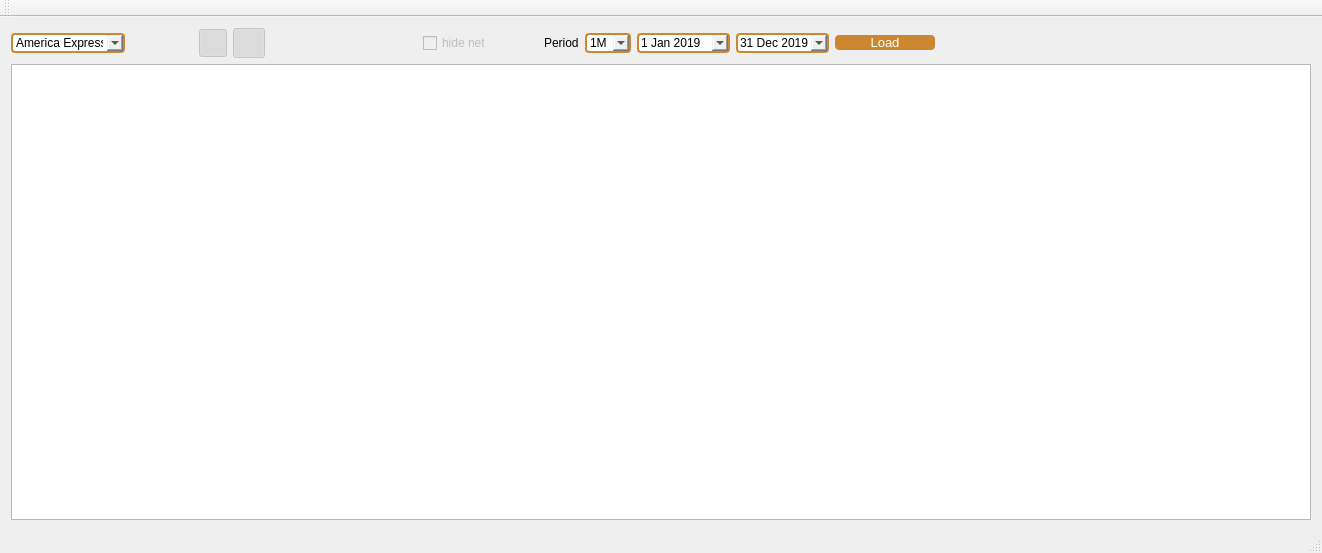
<?xml version="1.0" encoding="UTF-8"?>
<ui version="4.0">
 <class>MainWindow</class>
 <widget class="QMainWindow" name="MainWindow">
  <property name="geometry">
   <rect>
    <x>0</x>
    <y>0</y>
    <width>1322</width>
    <height>553</height>
   </rect>
  </property>
  <property name="windowTitle">
   <string>Charts</string>
  </property>
  <property name="windowIcon">
   <iconset>
    <normaloff>Images/bar-chart1.png</normaloff>Images/bar-chart1.png</iconset>
  </property>
  <widget class="QWidget" name="centralWidget">
   <layout class="QVBoxLayout" name="verticalLayout_2">
    <item>
     <layout class="QHBoxLayout" name="horizontalLayout">
      <item>
       <widget class="QComboBox" name="comboName">
        <property name="styleSheet">
         <string notr="true">QComboBox{
border: 2px solid #cd8731;
border-radius: 4px;
}
QComboBox:hover{
border: 2px solid rgb(229,161,87);
border-radius: 4px;
}
</string>
        </property>
        <property name="currentIndex">
         <number>1</number>
        </property>
        <item>
         <property name="text">
          <string/>
         </property>
        </item>
        <item>
         <property name="text">
          <string>America Express</string>
         </property>
        </item>
        <item>
         <property name="text">
          <string>3M</string>
         </property>
        </item>
       </widget>
      </item>
      <item>
       <widget class="QWidget" name="widgetManage" native="true">
        <property name="enabled">
         <bool>false</bool>
        </property>
        <layout class="QHBoxLayout" name="horizontalLayout_3">
         <property name="leftMargin">
          <number>0</number>
         </property>
         <property name="topMargin">
          <number>0</number>
         </property>
         <property name="rightMargin">
          <number>0</number>
         </property>
         <property name="bottomMargin">
          <number>0</number>
         </property>
         <item>
          <widget class="QPushButton" name="pushButtonATR">
           <property name="maximumSize">
            <size>
             <width>28</width>
             <height>16777215</height>
            </size>
           </property>
           <property name="toolTip">
            <string>Average true range line</string>
           </property>
           <property name="text">
            <string/>
           </property>
           <property name="icon">
            <iconset resource="rsc.qrc">
             <normaloff>:/Images/atrchart.ico</normaloff>:/Images/atrchart.ico</iconset>
           </property>
           <property name="iconSize">
            <size>
             <width>24</width>
             <height>24</height>
            </size>
           </property>
           <property name="checkable">
            <bool>false</bool>
           </property>
           <property name="flat">
            <bool>true</bool>
           </property>
          </widget>
         </item>
         <item>
          <widget class="QPushButton" name="pushButtonCursor">
           <property name="sizePolicy">
            <sizepolicy hsizetype="Fixed" vsizetype="Fixed">
             <horstretch>32</horstretch>
             <verstretch>32</verstretch>
            </sizepolicy>
           </property>
           <property name="maximumSize">
            <size>
             <width>28</width>
             <height>28</height>
            </size>
           </property>
           <property name="toolTip">
            <string>Cross cursor</string>
           </property>
           <property name="text">
            <string/>
           </property>
           <property name="icon">
            <iconset>
             <normaloff>Images/crossCursor.ico</normaloff>Images/crossCursor.ico</iconset>
           </property>
           <property name="iconSize">
            <size>
             <width>24</width>
             <height>24</height>
            </size>
           </property>
           <property name="checkable">
            <bool>true</bool>
           </property>
           <property name="flat">
            <bool>true</bool>
           </property>
          </widget>
         </item>
         <item>
          <widget class="QPushButton" name="pushButtonArrow">
           <property name="maximumSize">
            <size>
             <width>28</width>
             <height>28</height>
            </size>
           </property>
           <property name="toolTip">
            <string>Arrow cursor</string>
           </property>
           <property name="text">
            <string/>
           </property>
           <property name="icon">
            <iconset resource="rsc.qrc">
             <normaloff>:/Images/arrow.ico</normaloff>:/Images/arrow.ico</iconset>
           </property>
           <property name="iconSize">
            <size>
             <width>24</width>
             <height>24</height>
            </size>
           </property>
           <property name="checkable">
            <bool>true</bool>
           </property>
           <property name="checked">
            <bool>true</bool>
           </property>
           <property name="flat">
            <bool>true</bool>
           </property>
          </widget>
         </item>
         <item>
          <widget class="QPushButton" name="pushButtonCandle">
           <property name="maximumSize">
            <size>
             <width>32</width>
             <height>32</height>
            </size>
           </property>
           <property name="toolTip">
            <string>Japanese canhdlestick graphic</string>
           </property>
           <property name="text">
            <string/>
           </property>
           <property name="icon">
            <iconset resource="rsc.qrc">
             <normaloff>:/Images/barchart.ico</normaloff>:/Images/barchart.ico</iconset>
           </property>
           <property name="iconSize">
            <size>
             <width>24</width>
             <height>24</height>
            </size>
           </property>
           <property name="checkable">
            <bool>true</bool>
           </property>
           <property name="checked">
            <bool>true</bool>
           </property>
           <property name="flat">
            <bool>true</bool>
           </property>
          </widget>
         </item>
         <item>
          <widget class="QPushButton" name="pushButtonLine">
           <property name="maximumSize">
            <size>
             <width>32</width>
             <height>32</height>
            </size>
           </property>
           <property name="toolTip">
            <string>Line graphic</string>
           </property>
           <property name="text">
            <string/>
           </property>
           <property name="icon">
            <iconset resource="rsc.qrc">
             <normaloff>:/Images/linechart.ico</normaloff>:/Images/linechart.ico</iconset>
           </property>
           <property name="iconSize">
            <size>
             <width>24</width>
             <height>24</height>
            </size>
           </property>
           <property name="checkable">
            <bool>true</bool>
           </property>
           <property name="flat">
            <bool>true</bool>
           </property>
          </widget>
         </item>
         <item>
          <widget class="QPushButton" name="pushButtonBar">
           <property name="maximumSize">
            <size>
             <width>32</width>
             <height>32</height>
            </size>
           </property>
           <property name="toolTip">
            <string>Bar graphic</string>
           </property>
           <property name="text">
            <string/>
           </property>
           <property name="icon">
            <iconset resource="rsc.qrc">
             <normaloff>:/Images/barchart2.ico</normaloff>:/Images/barchart2.ico</iconset>
           </property>
           <property name="iconSize">
            <size>
             <width>24</width>
             <height>24</height>
            </size>
           </property>
           <property name="checkable">
            <bool>true</bool>
           </property>
           <property name="flat">
            <bool>true</bool>
           </property>
          </widget>
         </item>
         <item>
          <widget class="QPushButton" name="pushButtonVolume">
           <property name="maximumSize">
            <size>
             <width>32</width>
             <height>32</height>
            </size>
           </property>
           <property name="toolTip">
            <string>Value graphic</string>
           </property>
           <property name="text">
            <string/>
           </property>
           <property name="icon">
            <iconset resource="rsc.qrc">
             <normaloff>:/Images/volume.ico</normaloff>:/Images/volume.ico</iconset>
           </property>
           <property name="iconSize">
            <size>
             <width>24</width>
             <height>24</height>
            </size>
           </property>
           <property name="checkable">
            <bool>true</bool>
           </property>
           <property name="flat">
            <bool>true</bool>
           </property>
          </widget>
         </item>
         <item>
          <widget class="QPushButton" name="pushButtonVolume_2">
           <property name="maximumSize">
            <size>
             <width>32</width>
             <height>32</height>
            </size>
           </property>
           <property name="toolTip">
            <string>Value graphic 2</string>
           </property>
           <property name="text">
            <string/>
           </property>
           <property name="icon">
            <iconset resource="rsc.qrc">
             <normaloff>:/Images/volume2.ico</normaloff>:/Images/volume2.ico</iconset>
           </property>
           <property name="iconSize">
            <size>
             <width>24</width>
             <height>24</height>
            </size>
           </property>
           <property name="checkable">
            <bool>true</bool>
           </property>
           <property name="flat">
            <bool>true</bool>
           </property>
          </widget>
         </item>
         <item>
          <widget class="QCheckBox" name="checkBoxNet">
           <property name="text">
            <string>hide net</string>
           </property>
          </widget>
         </item>
         <item>
          <widget class="QPushButton" name="pushButtonFibbonacci">
           <property name="toolTip">
            <string>Fibbonacсi lines</string>
           </property>
           <property name="text">
            <string/>
           </property>
           <property name="icon">
            <iconset resource="rsc.qrc">
             <normaloff>:/Images/fibbonacci.ico</normaloff>:/Images/fibbonacci.ico</iconset>
           </property>
           <property name="checkable">
            <bool>true</bool>
           </property>
           <property name="flat">
            <bool>true</bool>
           </property>
          </widget>
         </item>
        </layout>
       </widget>
      </item>
      <item>
       <widget class="QLabel" name="label">
        <property name="text">
         <string>Period</string>
        </property>
       </widget>
      </item>
      <item>
       <widget class="QComboBox" name="comboBox">
        <property name="styleSheet">
         <string notr="true">QComboBox{
border: 2px solid #cd8731;
border-radius: 4px;
}
QComboBox:hover{
border: 2px solid rgb(229,161,87);
border-radius: 4px;
}
</string>
        </property>
        <property name="currentIndex">
         <number>1</number>
        </property>
        <item>
         <property name="text">
          <string/>
         </property>
        </item>
        <item>
         <property name="text">
          <string>1M</string>
         </property>
        </item>
        <item>
         <property name="text">
          <string>15M</string>
         </property>
        </item>
        <item>
         <property name="text">
          <string>30M</string>
         </property>
        </item>
        <item>
         <property name="text">
          <string>H</string>
         </property>
        </item>
        <item>
         <property name="text">
          <string>D</string>
         </property>
        </item>
        <item>
         <property name="text">
          <string>W</string>
         </property>
        </item>
        <item>
         <property name="text">
          <string>M</string>
         </property>
        </item>
       </widget>
      </item>
      <item>
       <widget class="QDateEdit" name="dateFrom">
        <property name="styleSheet">
         <string notr="true">QDateEdit{
border: 2px solid #cd8731;
border-radius: 4px;
}
QDateEdit:hover{
border: 2px solid rgb(229,161,87);
border-radius: 4px;
}
</string>
        </property>
        <property name="dateTime">
         <datetime>
          <hour>0</hour>
          <minute>0</minute>
          <second>0</second>
          <year>2019</year>
          <month>1</month>
          <day>1</day>
         </datetime>
        </property>
        <property name="maximumDate">
         <date>
          <year>2019</year>
          <month>12</month>
          <day>31</day>
         </date>
        </property>
        <property name="minimumDate">
         <date>
          <year>2017</year>
          <month>1</month>
          <day>1</day>
         </date>
        </property>
        <property name="calendarPopup">
         <bool>true</bool>
        </property>
       </widget>
      </item>
      <item>
       <widget class="QDateEdit" name="dateTo">
        <property name="styleSheet">
         <string notr="true">QDateEdit{
border: 2px solid #cd8731;
border-radius: 4px;
}
QDateEdit:hover{
border: 2px solid rgb(229,161,87);
border-radius: 4px;
}
</string>
        </property>
        <property name="dateTime">
         <datetime>
          <hour>0</hour>
          <minute>0</minute>
          <second>0</second>
          <year>2019</year>
          <month>12</month>
          <day>31</day>
         </datetime>
        </property>
        <property name="maximumDate">
         <date>
          <year>2019</year>
          <month>12</month>
          <day>31</day>
         </date>
        </property>
        <property name="minimumDate">
         <date>
          <year>2017</year>
          <month>1</month>
          <day>1</day>
         </date>
        </property>
        <property name="calendarPopup">
         <bool>true</bool>
        </property>
       </widget>
      </item>
      <item>
       <widget class="QPushButton" name="LoadButton">
        <property name="minimumSize">
         <size>
          <width>100</width>
          <height>0</height>
         </size>
        </property>
        <property name="styleSheet">
         <string notr="true">QPushButton {
background-color: #cd8731;
border-radius: 4px;
color: #ffffff;
font-size: 10pt;
border: none;
}
QPushButton:hover {
background-color: rgb(229,161,87);
border-radius: 4px;
color: #ffffff;
font-size: 10pt;
border: none;
}</string>
        </property>
        <property name="text">
         <string>Load</string>
        </property>
       </widget>
      </item>
      <item>
       <spacer name="horizontalSpacer">
        <property name="orientation">
         <enum>Qt::Horizontal</enum>
        </property>
        <property name="sizeHint" stdset="0">
         <size>
          <width>13</width>
          <height>30</height>
         </size>
        </property>
       </spacer>
      </item>
     </layout>
    </item>
    <item>
     <widget class="QWidget" name="widget" native="true">
      <layout class="QVBoxLayout" name="verticalLayout">
       <property name="spacing">
        <number>0</number>
       </property>
       <property name="leftMargin">
        <number>0</number>
       </property>
       <property name="topMargin">
        <number>0</number>
       </property>
       <property name="rightMargin">
        <number>0</number>
       </property>
       <property name="bottomMargin">
        <number>0</number>
       </property>
       <item>
        <widget class="QGraphicsView" name="graphicsView">
         <property name="verticalScrollBarPolicy">
          <enum>Qt::ScrollBarAlwaysOff</enum>
         </property>
         <property name="horizontalScrollBarPolicy">
          <enum>Qt::ScrollBarAlwaysOff</enum>
         </property>
        </widget>
       </item>
      </layout>
     </widget>
    </item>
   </layout>
  </widget>
  <widget class="QMenuBar" name="menuBar">
   <property name="geometry">
    <rect>
     <x>0</x>
     <y>0</y>
     <width>1322</width>
     <height>26</height>
    </rect>
   </property>
  </widget>
  <widget class="QToolBar" name="mainToolBar">
   <attribute name="toolBarArea">
    <enum>TopToolBarArea</enum>
   </attribute>
   <attribute name="toolBarBreak">
    <bool>false</bool>
   </attribute>
  </widget>
  <widget class="QStatusBar" name="statusbar"/>
 </widget>
 <layoutdefault spacing="6" margin="11"/>
 <resources>
  <include location="rsc.qrc"/>
 </resources>
 <connections/>
</ui>
